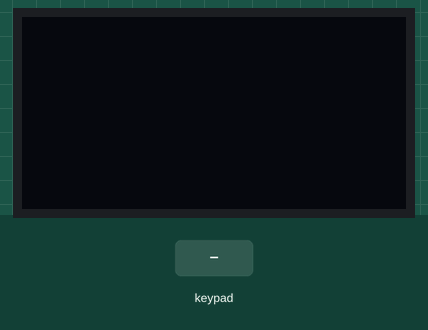
A sketch run on a simulated Arduino Uno, built with avr-gcc and run on an emulated ATmega328P. On the bench: 128×64 one-colour display. The inputs (shaded band) are chosen by the test bench. The OLED is the two-colour kind (top 16 rows yellow); what the sketch prints to the serial monitor is not drawn.

Above: at 1.2 s.
1.3 s: keypad keys 9 8 7 6 # pressed 0.4 s apart
At 4.0 s:
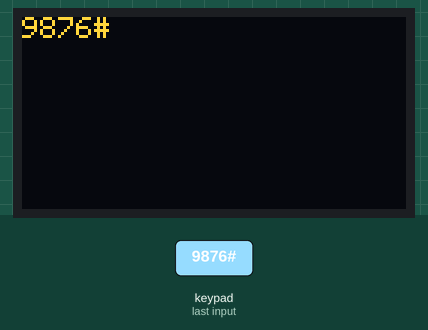
4.8 s: key 'A' pressed
At 5.4 s:
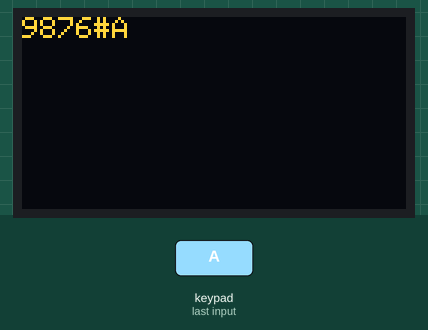
6.3 s: key 'B' pressed
At 7.5 s:
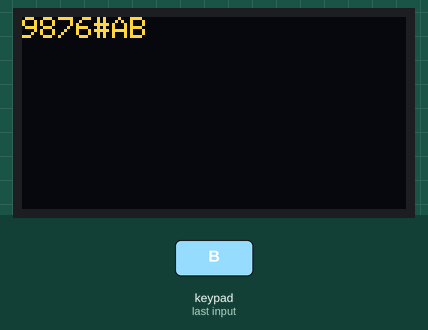
7.8 s: keypad keys 9 8 7 6 * pressed 0.4 s apart
At 10.2 s:
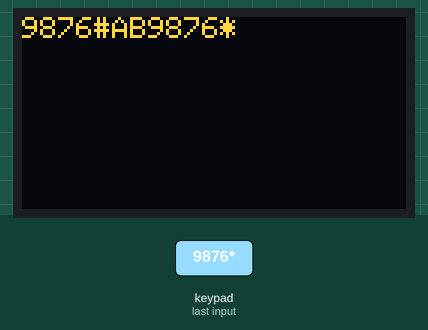
11.3 s: key 'C' pressed
12.8 s: keypad keys 9 8 7 6 D pressed 0.4 s apart
At 15.0 s:
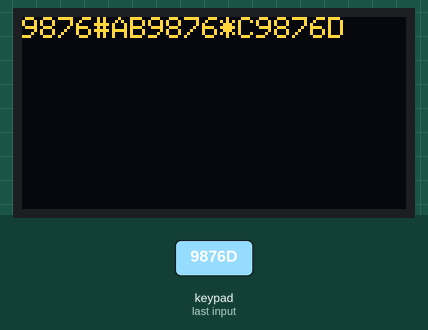
Timing chart, 0 to 16.5 s (numbered marks = the images above; inputs shaded):
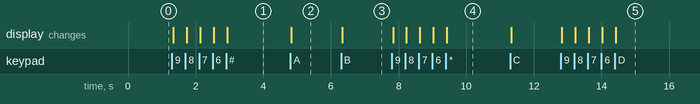

The sketch:

Keypad_Writing_Test.ino
```cpp
#include <SPI.h>
#include <Wire.h>
#include <Adafruit_GFX.h>
#include <Adafruit_SSD1306.h>
#include <Keypad.h>

#define SCREEN_WIDTH 128 // OLED display width, in pixels
#define SCREEN_HEIGHT 64 // OLED display height, in pixels

// Declaration for an SSD1306 display connected to I2C (SDA, SCL pins)
#define OLED_RESET     -1 // Reset pin # (or -1 if sharing Arduino reset pin)
Adafruit_SSD1306 display(SCREEN_WIDTH, SCREEN_HEIGHT, &Wire, OLED_RESET);

const byte ROWS = 4; //four rows
const byte COLS = 4; //four columns

//define the cymbols on the buttons of the keypads
char hexaKeys[ROWS][COLS] = {
  {'1','2','3','A'},
  {'4','5','6','B'},
  {'7','8','9','C'},
  {'*','0','#','D'}
};

byte rowPins[ROWS] = {9, 8, 7, 6}; //connect to the row pinouts of the keypad
byte colPins[COLS] = {5, 18, 19, 20}; //connect to the column pinouts of the keypad

//initialize an instance of class NewKeypad
Keypad customKeypad = Keypad( makeKeymap(hexaKeys), rowPins, colPins, ROWS, COLS);

void setup() {
  Serial.begin(115200);

  if(!display.begin(SSD1306_SWITCHCAPVCC, 0x3C)) {
    Serial.println(F("SSD1306 allocation failed"));
    for(;;); // Don't proceed, loop forever
  }

  display.clearDisplay();
  display.setTextSize(1);      // Normal 1:1 pixel scale
  display.setTextColor(WHITE); // Draw white text
  display.setCursor(0, 0);     // Start at top-left corner
  display.cp437(true);         // Use full 256 char 'Code Page 437' font
  display.display();
}


void loop() {
  char customKey = customKeypad.getKey();
  if (customKey){
        display.print(customKey);
        Serial.println(customKey);
        display.display();
  }
}
```

Measured:
- after the input at 1.3 s, the display: first changes at once (image 1 shows a later state)
- after the input at 4.8 s, the display: changes at once (image 2)
- after the input at 6.3 s, the display: changes at once (image 3)
- after the input at 7.8 s, the display: first changes at once (image 4 shows a later state)
- after the input at 12.8 s, the display: first changes at once (image 5 shows a later state)
